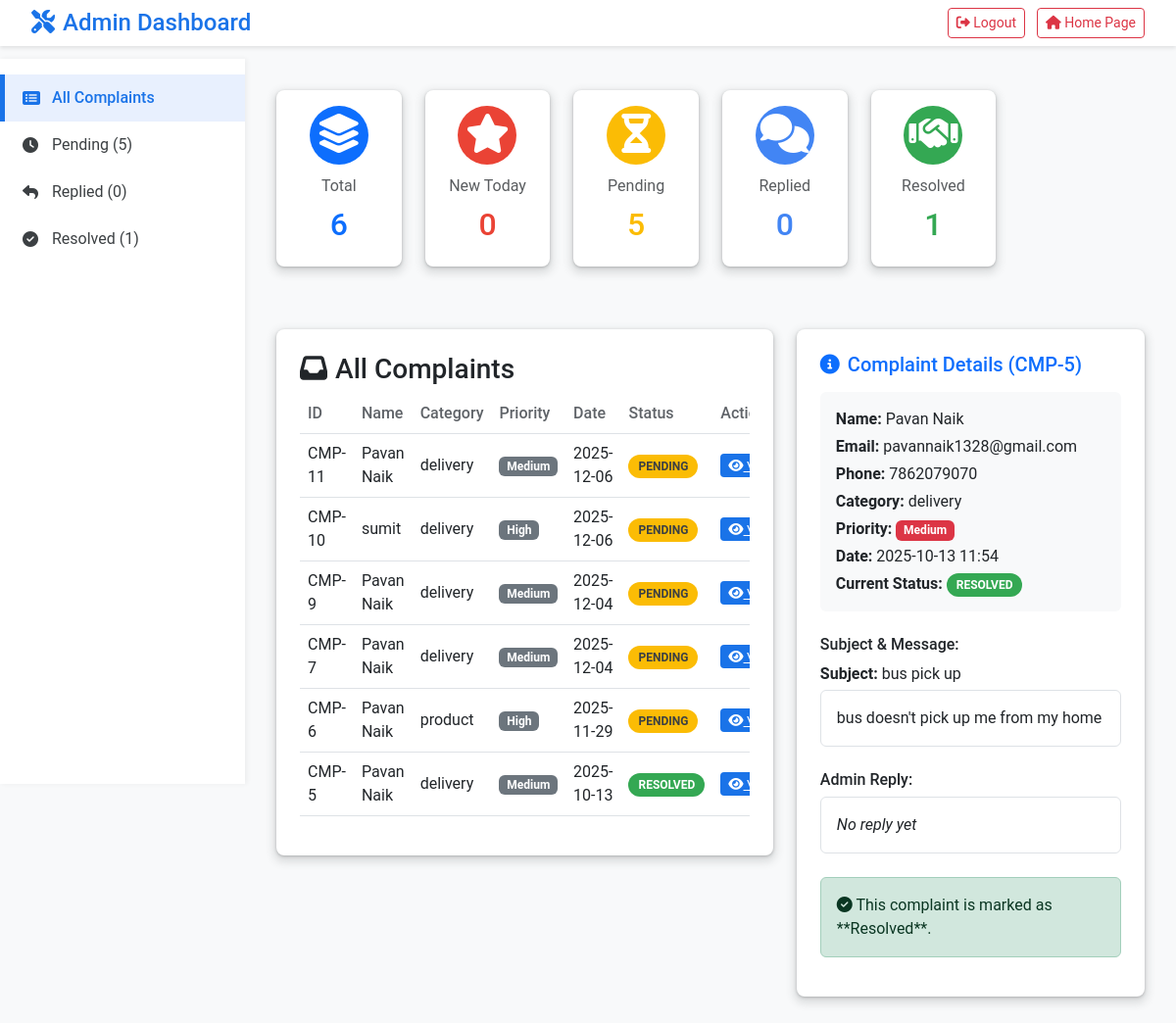
/admin-panel.php?view_id=5 (signed in), run on the app's committed database.
### tables this page shows
CREATE TABLE `complaints` (
  `id` int(11) NOT NULL,
  `name` varchar(255) NOT NULL,
  `email` varchar(255) NOT NULL,
  `phone` varchar(20) DEFAULT NULL,
  `category` varchar(50) NOT NULL,
  `subject` varchar(255) NOT NULL,
  `description` text NOT NULL,
  `priority` enum('low','medium','high') DEFAULT 'medium',
  `status` varchar(50) DEFAULT 'pending',
  `date_submitted` timestamp NOT NULL DEFAULT current_timestamp(),
  `reply` text NOT NULL
);

### admin-panel.php (the view, shortened to what this page needs)
<?php
$host="localhost"; $user="root"; $pass=""; $dbname="complaint_system";
$conn=new mysqli($host,$user,$pass,$dbname);
$view_complaint=null;
if(isset($_GET['view_id'])){
    $vid=intval($_GET['view_id']);
    $stmt=$conn->prepare("SELECT * FROM complaints WHERE id=?");
    $stmt->bind_param('i',$vid); $stmt->execute();
    $res=$stmt->get_result();
    if($res && $res->num_rows>0) $view_complaint=$res->fetch_assoc();
}
$filter = isset($_GET['filter']) ? strtolower($_GET['filter']) : 'all';
$sql = "SELECT * FROM complaints";
$sql .= " ORDER BY date_submitted DESC";
$complaints=[];
$res=$conn->query($sql);
if($res) while($row=$res->fetch_assoc()) $complaints[]=$row;
$all_complaints_res = $conn->query("SELECT * FROM complaints");
$all_complaints = [];
if($all_complaints_res) while($row=$all_complaints_res->fetch_assoc()) $all_complaints[]=$row;
$total = count($all_complaints);
$resolved = count(array_filter($all_complaints, fn($c) => strtolower($c['status']) == 'resolved'));
$pending = count(array_filter($all_complaints, fn($c) => strtolower($c['status']) == 'pending'));
$replied = count(array_filter($all_complaints, fn($c) => strtolower($c['status']) == 'replied'));
$new_today = count(array_filter($all_complaints, fn($c) => date('Y-m-d', strtotime($c['date_submitted'])) == date('Y-m-d')));
?>
<!DOCTYPE html>
<html lang="en">
<head>
<link href="https://cdn.jsdelivr.net/npm/bootstrap@5.3.0/dist/css/bootstrap.min.css" rel="stylesheet">
<link rel="stylesheet" href="https://cdnjs.cloudflare.com/ajax/libs/font-awesome/6.5.2/css/all.min.css">
</head>
<body>
<header class="main-header d-flex justify-content-between align-items-center mb-3">
    <h2><i class="fas fa-tools me-2"></i>Admin Dashboard</h2>
    <div>
        <a href="admin-panel.php?logout=1" class="btn btn-outline-danger btn-sm me-2">
            <i class="fas fa-sign-out-alt"></i> Logout
        </a>
        <a href="index.php" class="btn btn-outline-danger btn-sm">
            <i class="fas fa-home"></i> Home Page
        </a>
    </div>
</header>
<aside class="sidebar">
<nav>
<a href="admin-panel.php?filter=all" class="<?=($filter=='all'?'active':'')?>"><i class="fas fa-list-alt"></i> All Complaints</a>
<a href="admin-panel.php?filter=pending" class="<?=($filter=='pending'?'active':'')?>"><i class="fas fa-clock"></i> Pending (<?= $pending ?>)</a>
<a href="admin-panel.php?filter=replied" class="<?=($filter=='replied'?'active':'')?>"><i class="fas fa-reply"></i> Replied (<?= $replied ?>)</a>
<a href="admin-panel.php?filter=resolved" class="<?=($filter=='resolved'?'active':'')?>"><i class="fas fa-check-circle"></i> Resolved (<?= $resolved ?>)</a>
</nav>
</aside>
<main>
<div class="row mb-5 card-stats">
    <div class="col-md-12 col-lg-2 mb-3">
        <div class="card p-3 text-center bg-white">
            <div class="stat-icon mx-auto bg-primary"><i class="fas fa-layer-group"></i></div>
            <p class="mb-0 text-muted">Total</p>
            <h4 class="text-primary"><?= $total ?></h4>
        </div>
    </div>
    <div class="col-md-6 col-lg-2 mb-3">
        <div class="card p-3 text-center bg-white">
            <div class="stat-icon mx-auto" style="background-color: var(--danger-color);"><i class="fas fa-star"></i></div>
            <p class="mb-0 text-muted">New Today</p>
            <h4 style="color: var(--danger-color);"><?= $new_today ?></h4>
        </div>
    </div>
    <div class="col-md-6 col-lg-2 mb-3">
        <div class="card p-3 text-center bg-white">
            <div class="stat-icon mx-auto" style="background-color: #fbbc05;"><i class="fas fa-hourglass-half"></i></div>
            <p class="mb-0 text-muted">Pending</p>
            <h4 style="color: #fbbc05;"><?= $pending ?></h4>
        </div>
    </div>
    <div class="col-md-6 col-lg-2 mb-3">
        <div class="card p-3 text-center bg-white">
            <div class="stat-icon mx-auto" style="background-color: #4285f4;"><i class="fas fa-comments"></i></div>
            <p class="mb-0 text-muted">Replied</p>
            <h4 style="color: #4285f4;"><?= $replied ?></h4>
        </div>
    </div>
    <div class="col-md-6 col-lg-2 mb-3">
        <div class="card p-3 text-center bg-white">
            <div class="stat-icon mx-auto" style="background-color: var(--success-color);"><i class="fas fa-handshake"></i></div>
            <p class="mb-0 text-muted">Resolved</p>
            <h4 style="color: var(--success-color);"><?= $resolved ?></h4>
        </div>
    </div>
</div>
<div class="row">
<div class="col-lg-7">
    <div class="complaint-table">
        <h3><i class="fas fa-inbox me-2"></i><?= ucfirst($filter) ?> Complaints</h3>
        <div class="table-responsive">
            <table class="table table-hover align-middle">
            <thead><tr>
                <th>ID</th><th>Name</th><th>Category</th><th>Priority</th><th>Date</th><th>Status</th><th>Actions</th>
            </tr></thead>
            <tbody>
            <?php foreach($complaints as $c): ?>
            <tr class="">
            <td><?= "CMP-".$c['id'] ?></td>
            <td><?= htmlspecialchars($c['name']) ?></td>
            <td><?= htmlspecialchars($c['category']) ?></td>
            <td><span class="badge bg-secondary"><?= ucfirst($c['priority']??'medium') ?></span></td>
            <td><?= date('Y-m-d',strtotime($c['date_submitted'])) ?></td>
            <td><span class="status-badge status-<?=strtolower($c['status'])?>"><?= ucfirst($c['status']) ?></span></td>
            <td class="text-nowrap">
                <a class="btn-action btn-view" href="admin-panel.php?view_id=<?= $c['id'] ?>"><i class="fas fa-eye"></i> View</a>
            </td>
            </tr>
            <?php endforeach; if(empty($complaints)) echo '<tr><td colspan="7" class="text-center p-4">No complaints found for this filter.</td></tr>'; ?>
            </tbody>
            </table>
        </div>
    </div>
</div>
<div class="col-lg-5 mt-4 mt-lg-0">
    <div class="detail-panel">
    <?php if($view_complaint): ?>
        <h5 class="mb-3 text-primary"><i class="fas fa-info-circle me-2"></i>Complaint Details (<?= "CMP-".$view_complaint['id'] ?>)</h5>
        <div class="card p-3 mb-3 border-0 bg-light">
            <p class="mb-1"><strong>Name:</strong> <?= htmlspecialchars($view_complaint['name']) ?></p>
            <p class="mb-1"><strong>Email:</strong> <?= htmlspecialchars($view_complaint['email']) ?></p>
            <p class="mb-1"><strong>Phone:</strong> <?= htmlspecialchars($view_complaint['phone']) ?></p>
            <p class="mb-1"><strong>Category:</strong> <?= htmlspecialchars($view_complaint['category']) ?></p>
            <p class="mb-1"><strong>Priority:</strong> <span class="badge bg-danger"><?= ucfirst(htmlspecialchars($view_complaint['priority']??'medium')) ?></span></p>
            <p class="mb-1"><strong>Date:</strong> <?= date('Y-m-d H:i',strtotime($view_complaint['date_submitted'])) ?></p>
            <p class="mb-0"><strong>Current Status:</strong> <span class="status-badge status-<?=strtolower($view_complaint['status'])?>"><?= ucfirst(htmlspecialchars($view_complaint['status'])) ?></span></p>
        </div>
        <h6 class="mt-4">Subject & Message:</h6>
        <p class="mb-1"><strong>Subject:</strong> <?= htmlspecialchars($view_complaint['subject']) ?></p>
        <div class="p-3 border rounded mb-3 bg-white">
            <?= nl2br(htmlspecialchars($view_complaint['description'])) ?>
        </div>
        <h6 class="mt-4">Admin Reply:</h6>
        <div class="p-3 border rounded mb-3 bg-white">
            <?= $view_complaint['reply'] ? nl2br(htmlspecialchars($view_complaint['reply'])) : '<em>No reply yet</em>' ?>
        </div>
        <?php if(strtolower($view_complaint['status'])!='resolved'): ?>
        <h6 class="mt-4">Send Reply</h6>
        <form method="post">
            <input type="hidden" name="complaint_id" value="<?= intval($view_complaint['id']) ?>">
            <div class="mb-2"><textarea name="reply_text" class="form-control" rows="4" placeholder="Type your reply here..." required><?= strtolower($view_complaint['status'])=='replied' ? htmlspecialchars($view_complaint['reply']) : '' ?></textarea></div>
            <button type="submit" name="reply_submit" class="btn btn-primary"><i class="fas fa-paper-plane"></i> Send Reply / Update</button>
            <?php if(strtolower($view_complaint['status'])=='replied'): ?><small class="text-muted d-block mt-2">Replying again will update the existing reply and keep the 'Replied' status.</small><?php endif; ?>
        </form>
        <?php else: ?><div class="alert alert-success mt-4"><i class="fas fa-check-circle"></i> This complaint is marked as **Resolved**.</div><?php endif; ?>
    <?php else: ?><p class="text-center p-5 text-muted">Select a complaint from the list to view its details and reply.</p><?php endif; ?>
    </div>
</div>
</div>
</main>
</body>
</html>

### admin-panel.php (style rules this page uses)
:root { --primary-color: #1a73e8; --secondary-color: #fbbc05; --success-color: #34a853; --danger-color: #ea4335; --bg-light: #f8f9fa; --card-shadow: 0 1px 3px 0 rgba(60,64,67,.3), 0 4px 8px 3px rgba(60,64,67,.15); }
body { background: var(--bg-light); font-family: 'Roboto', sans-serif; padding-top: 60px; }
.main-header { background: #fff; color: #3c4043; padding: 0.5rem 2rem; box-shadow: 0 2px 4px rgba(0,0,0,0.1); position: fixed; top: 0; left: 0; right: 0; z-index: 1030; display: flex; justify-content: space-between; align-items: center; }
.main-header h2 { font-size: 1.5rem; font-weight: 500; color: var(--primary-color); margin-bottom: 0; }
.sidebar { width: 250px; background: #ffffff; padding-top: 1rem; position: fixed; top: 60px; height: calc(100vh - 60px); box-shadow: 2px 0 5px rgba(0,0,0,0.05); }
.sidebar a { display: flex; align-items: center; color: #3c4043; padding: 12px 18px; text-decoration: none; font-size: 1rem; border-left: 5px solid transparent; transition: all 0.3s ease; }
.sidebar a i { margin-right: 10px; width: 20px; }
.sidebar a.active { background: #e8f0fe; color: var(--primary-color); font-weight: 500; border-left-color: var(--primary-color); }
main { margin-left: 250px; padding: 2rem; }
.card-stats .card { border: none; border-radius: 8px; box-shadow: var(--card-shadow); transition: transform 0.3s ease; }
.card-stats h4 { font-size: 2rem; font-weight: 500; margin-top: 0.5rem; }
.stat-icon { font-size: 2.5rem; color: #fff; width: 60px; height: 60px; line-height: 60px; border-radius: 50%; margin-bottom: 10px; }
.complaint-table, .detail-panel { background: #fff; padding: 1.5rem; border-radius: 8px; box-shadow: var(--card-shadow); }
.table thead th { font-weight: 500; color: #5f6368; }
.status-badge { font-size: 0.75rem; font-weight: 600; text-transform: uppercase; padding: 5px 10px; border-radius: 12px; }
.status-pending { background-color: #fbbc05; color: #3c4043; }
.status-resolved { background-color: #34a853; color: #fff; }
.btn-action { padding: 4px 8px; font-size: 0.85rem; margin-right: 5px; border-radius: 4px; }
.btn-view { background: var(--primary-color); color: #fff; }

### data on the page
complaints: id "11", name "Pavan Naik", category "delivery", priority "Medium", date_submitted "2025-12-06", status "PENDING"
complaints: id "10", name "sumit", category "delivery", priority "High", date_submitted "2025-12-06", status "PENDING"
complaints: id "9", name "Pavan Naik", category "delivery", priority "Medium", date_submitted "2025-12-04", status "PENDING"
complaints: id "7", name "Pavan Naik", category "delivery", priority "Medium", date_submitted "2025-12-04", status "PENDING"
complaints: id "6", name "Pavan Naik", category "product", priority "High", date_submitted "2025-11-29", status "PENDING"
complaints: id "5", name "Pavan Naik", category "delivery", priority "Medium", date_submitted "2025-10-13", status "RESOLVED", email "pavannaik1328@gmail.com", phone "7862079070", date_submitted "2025-10-13 11:54", subject "bus pick up", description "bus doesn't pick up me from my home"

### other printed values
$pending "5"
$replied "0"
$resolved "1"
$total "6"
$new_today "0"
$filter "All"
